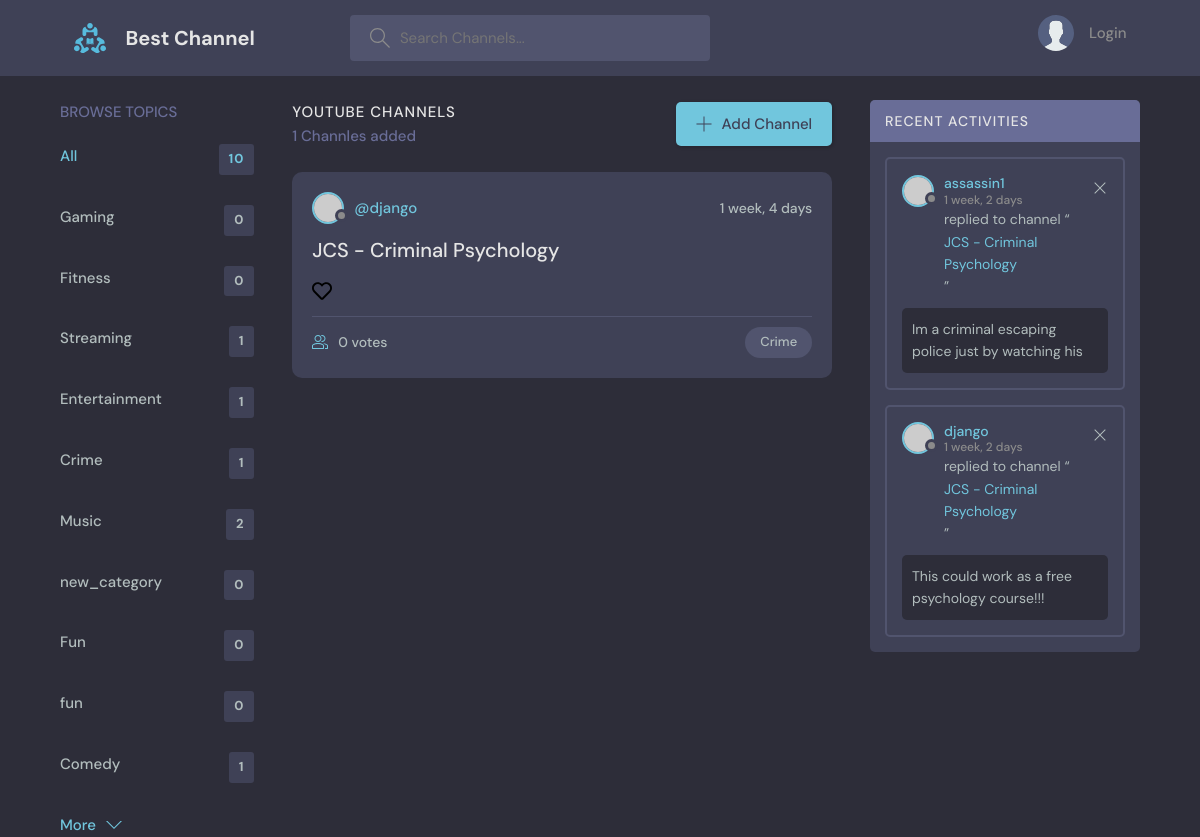
/?q=Crime, run on the app's committed database.
### base/models.py (models this page shows, shortened)
class Topic(models.Model):
    name = models.CharField(max_length=50)

class Room(models.Model):
    host = models.ForeignKey(User, on_delete=models.SET_NULL, null=True)
    topic = models.ForeignKey(Topic, on_delete=models.SET_NULL, null=True)
    name = models.CharField(max_length=200)
    link = models.CharField(max_length=500, default="Some Error Occured")
    voters = models.ManyToManyField(User, related_name="voters", blank=True)
    description = models.TextField(null=True, blank=True)
    updated = models.DateTimeField(auto_now=True)
    created = models.DateTimeField(auto_now_add=True)
    class Meta:
        ordering = ["-updated", "-created"]

class Message(models.Model):
    user = models.ForeignKey(User, on_delete=models.CASCADE)
    room = models.ForeignKey(Room, on_delete=models.CASCADE)
    body = models.TextField()
    updated = models.DateTimeField(auto_now=True)
    created = models.DateTimeField(auto_now_add=True)
    class Meta:
        ordering = ["-updated", "-created"]
    def __str__(self):
        return self.body[0:50]

### base/views.py (the view)
# urls.py: path("", views.home, name="home"),
def home(request):
    q = request.GET.get("q") if request.GET.get("q") != None else ""
    rooms = (
        Room.objects.filter(Q(topic__name__icontains=q) | Q(name__icontains=q))
        .annotate(v_count=Count("voters"))
        .order_by("-v_count", "-created", "-updated")[:7]
    )
    room_count = rooms.count()
    room_messages = Message.objects.filter(Q(room__topic__name__icontains=q))
    topics = Topic.objects.all()
    for room in rooms:
        if room.voters.filter(username=request.user.username).exists():
            room.voted = True
        else:
            room.voted = False
    context = {
        "rooms": rooms,
        "topics": topics,
        "room_count": room_count,
        "room_messages": room_messages,
    }
    return render(request, "base/home.html", context)

### base/templates/base/home.html (shortened to what this page needs)
{% extends 'main.html' %}
{%block content%}
<main class="layout layout--3">
  <div class="container">
    {% include 'base/topics_component.html' %}
    <div class="roomList">
      <div class="roomList__header">
        <div>
          <h2>YouTube Channels</h2>
          <p>{{rooms.count}} Channles added</p>
        </div>
        <a class="btn btn--main" href="{% url 'create-room' %}">
          <svg version="1.1" xmlns="http://www.w3.org/2000/svg" width="32" height="32" viewBox="0 0 32 32">
            <title>add</title>
            <path
              d="M16.943 0.943h-1.885v14.115h-14.115v1.885h14.115v14.115h1.885v-14.115h14.115v-1.885h-14.115v-14.115z">
            </path>
          </svg>
          Add Channel
        </a>
      </div>
      {% include 'base/feed_component.html' %}
    </div>
    {%include 'base/activity_component.html'%}
  </div>
</main>
{% endblock %}

### base/templates/base/topics_component.html
<div class="topics">
    <div class="topics__header">
        <h2>Browse Topics</h2>
    </div>
    <ul class="topics__list">
        <li>
            <a href="{%url 'home' %}" class="active">All <span>{{topics.count}}</span></a>
        </li>
        {%for topic in topics%}
        <li>
            <a href="{%url 'home' %}?q={{topic.name}}">{{topic.name}} <span>{{topic.room_set.all.count}}</span></a>
        </li>
        {%endfor%}
    </ul>
    <a class="btn btn--link" href="topics.html">
        More
        <svg version="1.1" xmlns="http://www.w3.org/2000/svg" width="32" height="32" viewBox="0 0 32 32">
            <title>chevron-down</title>
            <path d="M16 21l-13-13h-3l16 16 16-16h-3l-13 13z"></path>
        </svg>
    </a>
</div>

### base/templates/base/feed_component.html (shortened to what this page needs)
{% load static %}
{% for room in rooms %}
<div class="roomListRoom">
    <div class="roomListRoom__header">
        <a href="{% url 'user-profile' room.host.id %}" class="roomListRoom__author">
            <div class="avatar avatar--small">
                <img src="https://randomuser.me/api/portraits/women/11.jpg" />
            </div>
            <span>@{{room.host.username}}</span>
        </a>
        <div class="roomListRoom__actions">
            <span>{{room.created | timesince}}</span>
        </div>
    </div>
    <div class="roomListRoom__content">
        <a href="{% url 'room' room.id %}">{{room.name}}</a>
        {% if room.voted %}
        <a href="{% url 'unvote-room' room.id%}" class="header__logo like__button">
            <img src="{%static 'images/heart-solid.svg'%}" />
        </a>
        {% else %}
        <a href="{% url 'upvote-room' room.id%}" class="header__logo like__button">
            <img src="{%static 'images/heart-regular.svg'%}" />
        </a>
        {% endif %}
    </div>
    <div class="roomListRoom__meta">
        <a href="{% url 'room' room.id %}" class="roomListRoom__joined">
            {{room.v_count}} votes
        </a>
        <p class="roomListRoom__topic">{{room.topic.name}}</p>
    </div>
</div>
{% endfor %}

### base/templates/base/activity_component.html
<div class="activities">
    <div class="activities__header">
        <h2>Recent Activities</h2>
    </div>
    {%for message in room_messages%}
    <div class="activities__box">
        <div class="activities__boxHeader roomListRoom__header">
            <a href="{% url 'user-profile' message.user.id%}" class="roomListRoom__author">
                <div class="avatar avatar--small">
                    <img src="https://randomuser.me/api/portraits/women/11.jpg" />
                </div>
                <p>
                    {{message.user.username}}
                    <span>{{message.created | timesince}}</span>
                </p>
            </a>
            <div class="roomListRoom__actions">
                <a href="#">
                    <svg version="1.1" xmlns="http://www.w3.org/2000/svg" width="32" height="32" viewBox="0 0 32 32">
                        <title>remove</title>
                        <path
                            d="M27.314 6.019l-1.333-1.333-9.98 9.981-9.981-9.981-1.333 1.333 9.981 9.981-9.981 9.98 1.333 1.333 9.981-9.98 9.98 9.98 1.333-1.333-9.98-9.98 9.98-9.981z">
                        </path>
                    </svg>
                </a>
            </div>
        </div>
        <div class="activities__boxContent">
            <p>replied to channel “<a href="{% url 'room' message.room.id %}">{{message.room.name}}</a>”</p>
            <div class="activities__boxRoomContent">
                {{message}}
            </div>
        </div>
    </div>
    {%endfor%}
</div>

### data on the page
Topic: name "Gaming", room_set.all.count "0"
Topic: name "Fitness", room_set.all.count "0"
Topic: name "Streaming", room_set.all.count "1"
Topic: name "Entertainment", room_set.all.count "1"
Topic: name "Crime", room_set.all.count "1"
Topic: name "Music", room_set.all.count "2"
Topic: name "new_category", room_set.all.count "0"
Topic: name "Fun", room_set.all.count "0"
Topic: name "fun", room_set.all.count "0"
Topic: name "Comedy", room_set.all.count "1"
Room: host.username "django", created "1 week, 4 days", name "JCS - Criminal Psychology", v_count "0", topic.name "Crime"
Message: user.username "assassin1", created "1 week, 2 days", room.name "JCS - Criminal Psychology", body "Im a criminal escaping police just by watching his"
Message: user.username "django", created "1 week, 2 days", room.name "JCS - Criminal Psychology", body "This could work as a free psychology course!!!"

### other printed values
{{ topics.count }} "10"
{{ rooms.count }} "1"
